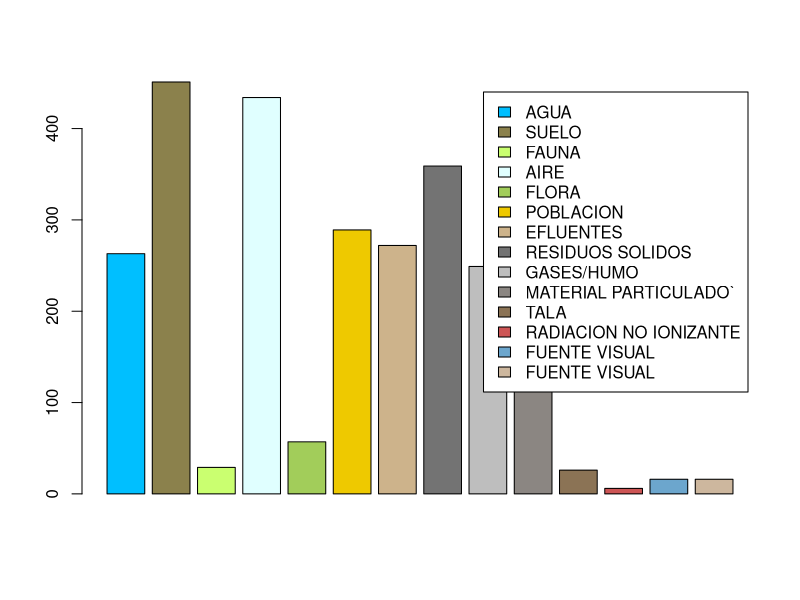
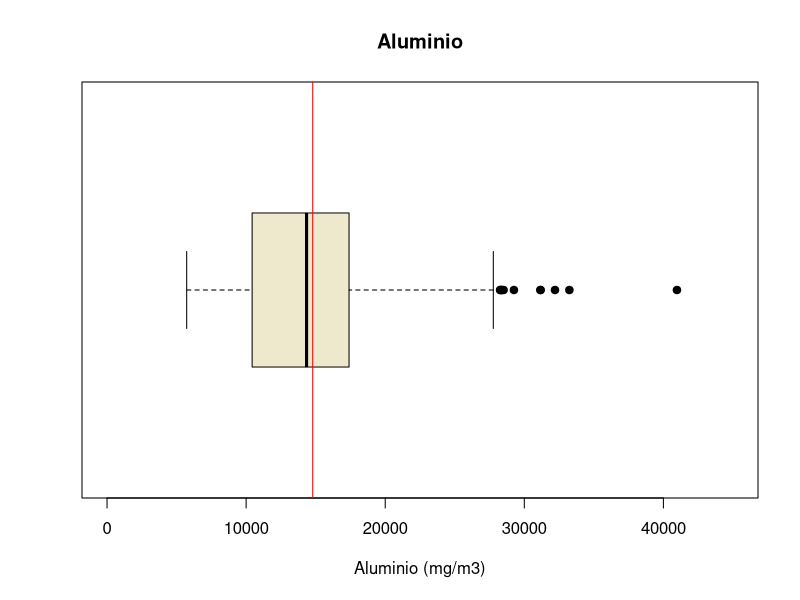
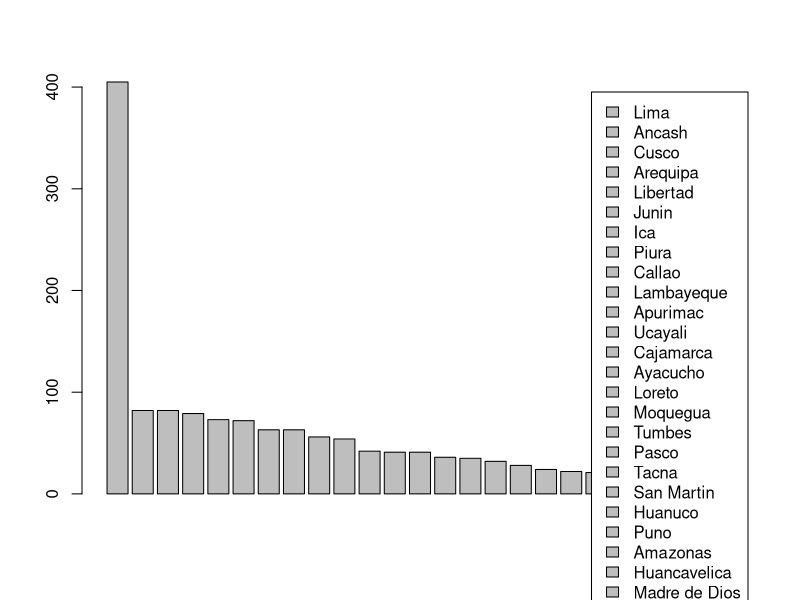
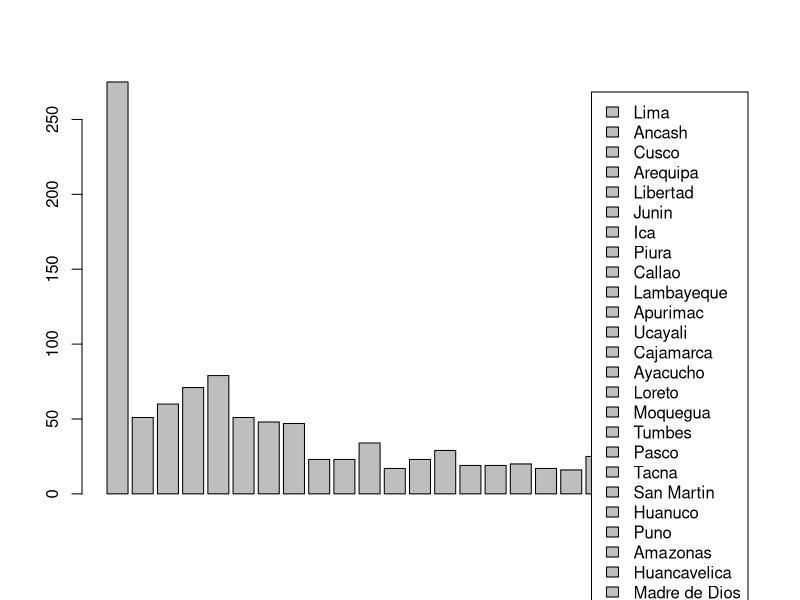

The R script that drew these images, in order:
## ---- chunk 1
rm(list=ls()) 
## ---- chunk 2
library(readr)
library(dplyr)

## ---- chunk 3
DD1920 <- read_csv("Denuncias1920.csv")
DD18 <- read_csv("Denuncias-18.csv")
CAS <- read_csv("CAS.csv")
## ---- chunk 4

Obs <- c("Observaciones","Observaciones incompletas","Datos faltantes", "Variables Totales")
N <- c(nrow(DD18),sum(!complete.cases(DD18)),sum(is.na(DD18)), ncol(DD18) )
OB1 <- data.frame(Obs,N)
OB1
## ---- chunk 5

Obs3 <- c("Observaciones","Observaciones incompletas","Datos faltantes", "Variables Totales")
N3 <- c(nrow(DD1920),sum(!complete.cases(DD1920)),sum(is.na(DD1920)), ncol(DD1920) )
OB3 <- data.frame(Obs3,N3)
OB3
## ---- chunk 6

Obs2 <- c("Observaciones","Observaciones incompletas","Datos faltantes", "Variables Totales")
N2 <- c(nrow(CAS),sum(!complete.cases(CAS)),sum(is.na(CAS)), ncol(CAS))
OB2 <- data.frame(Obs2,N2)
OB2
## ---- chunk 7
Variables <- c("Departamento", "Provincia" ,"Distrito", "Actividad económica","Tipo de contaminacion","ESTE","NORTE","Aluminio",	"Antimonio",	"Arsénico",	"Bario",	"Berilio",	"Bismuto",	"Boro",	"Cadmio")
`Tipo_de_Variable` <- c("Nominal","Nominal","Nominal","Nominal","Nominal","Discretas","Discretas","Discretas","Discretas","Discretas","Discretas","Discretas","Discretas","Discretas","Discretas")


ED <- data.frame(Variables,`Tipo_de_Variable`)
ED
## ---- chunk 8
tipo <- c("AGUA","SUELO","FAUNA","AIRE","FLORA","POBLACION","EFLUENTES","RESIDUOS SOLIDOS","GASES/HUMO","MATERIAL PARTICULADO`","TALA","RADIACION NO IONIZANTE","FUENTE VISUAL","FUENTE VISUAL")

cantidad <- c(sum(DD1920$AGUA),
sum(DD1920$SUELO),sum(DD1920$FAUNA),sum(DD1920$AIRE),
sum(DD1920$FLORA),sum(DD1920$POBLACION),sum(DD1920$EFLUENTES),sum(DD1920$`RESIDUOS SOLIDOS`),sum(DD1920$`GASES/HUMO`),sum(DD1920$`MATERIAL PARTICULADO`),sum(DD1920$TALA),sum(DD1920$`RADIACION NO IONIZANTE`),sum(DD1920$`FUENTE VISUAL`),sum(DD1920$`FUENTE VISUAL`))

colores <- c("deepskyblue1","lightgoldenrod4","darkolivegreen1", "lightcyan","darkolivegreen3","gold2","navajowhite3","gray45","gray","seashell4","burlywood4", "indianred3", "skyblue3", "bisque3")

DDA<-data.frame(tipo, cantidad)
barplot(DDA[1:14,2],legend=c("AGUA","SUELO","FAUNA","AIRE","FLORA","POBLACION","EFLUENTES","RESIDUOS SOLIDOS","GASES/HUMO","MATERIAL PARTICULADO`","TALA","RADIACION NO IONIZANTE","FUENTE VISUAL","FUENTE VISUAL"), col =colores)
## ---- chunk 9
boxplot(CAS$Aluminio, horizontal = TRUE, main = "Aluminio", col="cornsilk2", xlab= "Aluminio (mg/m3)",pch= 19, ylim=c(0,45000) )
abline(v = mean(CAS$Aluminio, na.rm = TRUE, ), col = "red")
mean(CAS$Aluminio, na.rm=TRUE, col="red")
median(CAS$Aluminio, na.rm=TRUE)
## ---- chunk 10
#DEnuncias 2018

DEP18 <- c("Lima","Ancash","Cusco", "Arequipa","Libertad", "Junin","Ica","Piura","Callao","Lambayeque","Apurimac","Ucayali","Cajamarca","Ayacucho","Loreto" ,"Moquegua","Tumbes","Pasco","Tacna","San Martin","Huanuco","Puno","Amazonas","Huancavelica","Madre de Dios")

CAN18 <- c(sum(DD18$DEPARTAMENTO == "LIMA"),sum(DD18$DEPARTAMENTO == "ANCASH"),sum(DD18$DEPARTAMENTO == "CUSCO"),sum(DD18$DEPARTAMENTO == "AREQUIPA"),sum(DD18$DEPARTAMENTO == "LA LIBERTAD"),sum(DD18$DEPARTAMENTO == "JUNIN"),sum(DD18$DEPARTAMENTO == "ICA"),sum(DD18$DEPARTAMENTO == "PIURA"),sum(DD18$DEPARTAMENTO == "CALLAO"),sum(DD18$DEPARTAMENTO == "LAMBAYEQUE"),sum(DD18$DEPARTAMENTO == "APURIMAC"),sum(DD18$DEPARTAMENTO == "UCAYALI"),sum(DD18$DEPARTAMENTO == "CAJAMARCA"),sum(DD18$DEPARTAMENTO == "AYACUCHO"),sum(DD18$DEPARTAMENTO == "LORETO"),sum(DD18$DEPARTAMENTO == "MOQUEGUA"),sum(DD18$DEPARTAMENTO == "TUMBES"),sum(DD18$DEPARTAMENTO == "PASCO"),sum(DD18$DEPARTAMENTO == "TACNA"),sum(DD18$DEPARTAMENTO == "SAN MARTIN"),sum(DD18$DEPARTAMENTO == "HUANUCO"),sum(DD18$DEPARTAMENTO == "PUNO"),sum(DD18$DEPARTAMENTO == "AMAZONAS"),sum(DD18$DEPARTAMENTO == "HUANCAVELICA"),sum(DD18$DEPARTAMENTO == "MADRE DE DIOS"))

Tabla18 <- data.frame(DEP18,CAN18)
Tabla18


## ---- chunk 11
barplot(Tabla18[1:25,2],legend=c("Lima","Ancash","Cusco", "Arequipa","Libertad", "Junin","Ica","Piura","Callao","Lambayeque","Apurimac","Ucayali","Cajamarca","Ayacucho","Loreto" ,"Moquegua","Tumbes","Pasco","Tacna","San Martin","Huanuco","Puno","Amazonas","Huancavelica","Madre de Dios"))
## ---- chunk 12
#denuncias 2019-2020

DEP1920 <- c("Lima","Ancash","Cusco", "Arequipa","Libertad", "Junin","Ica","Piura","Callao","Lambayeque","Apurimac","Ucayali","Cajamarca","Ayacucho","Loreto" ,"Moquegua","Tumbes","Pasco","Tacna","San Martin","Huanuco","Puno","Amazonas","Huancavelica","Madre de Dios")

CAN1920 <- c(sum(DD1920$DEPARTAMENTO == "LIMA"),sum(DD1920$DEPARTAMENTO == "ANCASH"),sum(DD1920$DEPARTAMENTO == "CUSCO"),sum(DD1920$DEPARTAMENTO == "AREQUIPA"),sum(DD1920$DEPARTAMENTO == "LA LIBERTAD"),sum(DD1920$DEPARTAMENTO == "JUNIN"),sum(DD1920$DEPARTAMENTO == "ICA"),sum(DD1920$DEPARTAMENTO == "PIURA"),sum(DD1920$DEPARTAMENTO == "CALLAO"),sum(DD1920$DEPARTAMENTO == "LAMBAYEQUE"),sum(DD1920$DEPARTAMENTO == "APURIMAC"),sum(DD1920$DEPARTAMENTO == "UCAYALI"),sum(DD1920$DEPARTAMENTO == "CAJAMARCA"),sum(DD1920$DEPARTAMENTO == "AYACUCHO"),sum(DD1920$DEPARTAMENTO == "LORETO"),sum(DD1920$DEPARTAMENTO == "MOQUEGUA"),sum(DD1920$DEPARTAMENTO == "TUMBES"),sum(DD1920$DEPARTAMENTO == "PASCO"),sum(DD1920$DEPARTAMENTO == "TACNA"),sum(DD1920$DEPARTAMENTO == "SAN MARTIN"),sum(DD1920$DEPARTAMENTO == "HUANUCO"),sum(DD1920$DEPARTAMENTO == "PUNO"),sum(DD1920$DEPARTAMENTO == "AMAZONAS"),sum(DD1920$DEPARTAMENTO == "HUANCAVELICA"),sum(DD1920$DEPARTAMENTO == "MADRE DE DIOS"))

Tabla1920 <- data.frame(DEP1920,CAN1920)
Tabla1920

## ---- chunk 13
barplot(Tabla1920[1:25,2],legend=c("Lima","Ancash","Cusco", "Arequipa","Libertad", "Junin","Ica","Piura","Callao","Lambayeque","Apurimac","Ucayali","Cajamarca","Ayacucho","Loreto" ,"Moquegua","Tumbes","Pasco","Tacna","San Martin","Huanuco","Puno","Amazonas","Huancavelica","Madre de Dios"))
